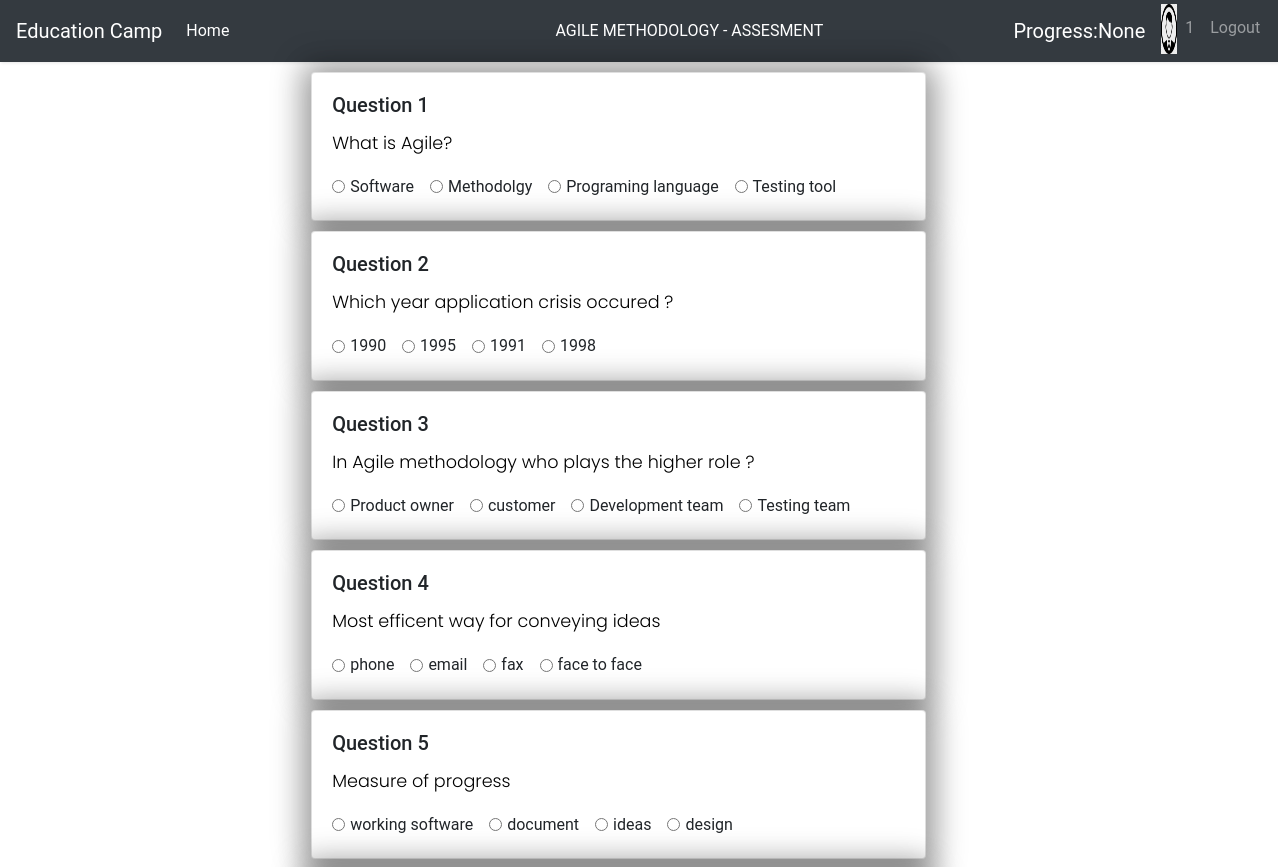
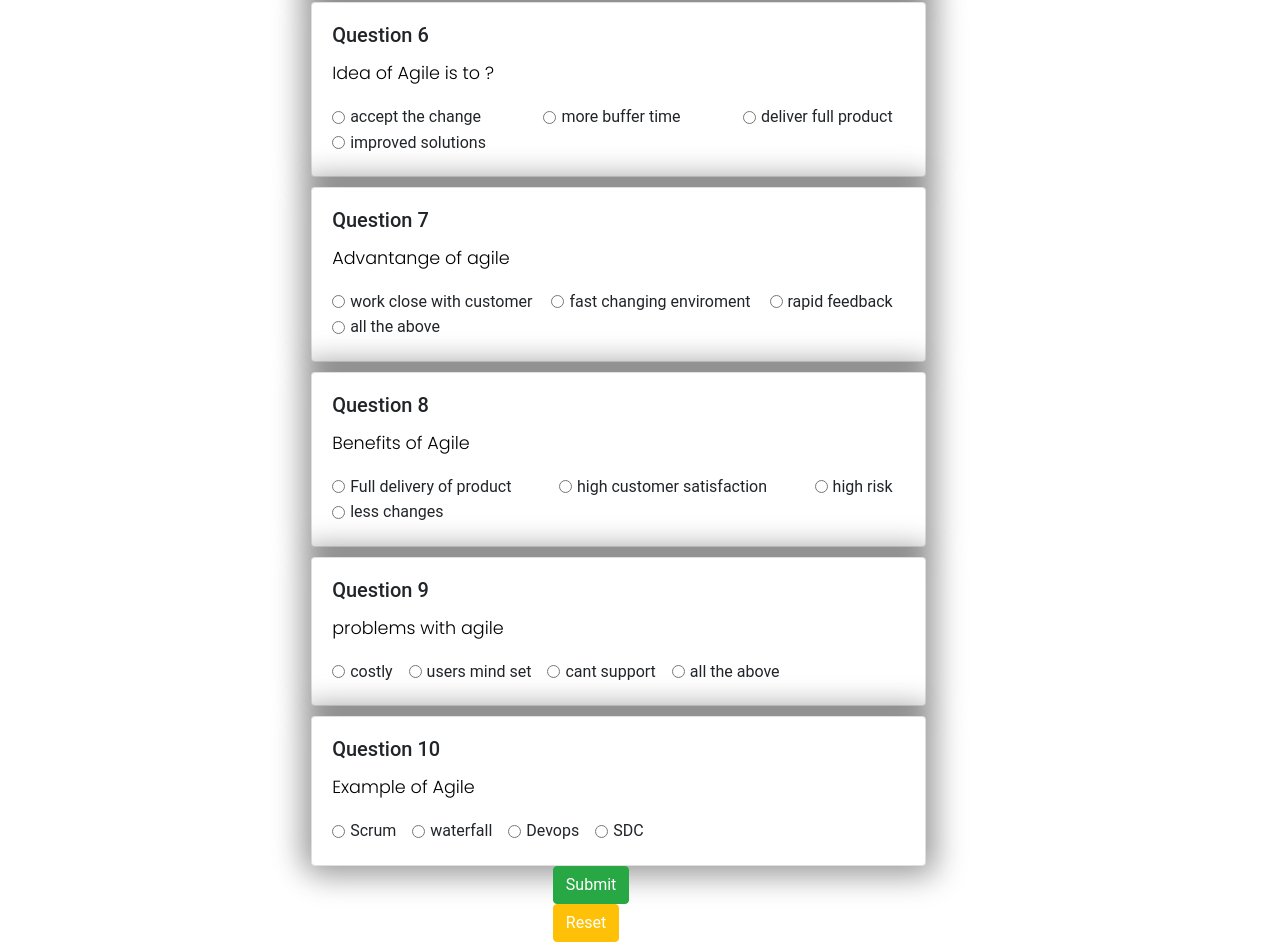
Screenshot of /questions/1 with the database file from the repository (2 pictures, top to bottom).
### Project/models.py (models this page shows)
class question_table(db.Model):
    question_id=db.Column(db.Integer,primary_key=True)
    question=db.Column(db.String(1000),nullable=False)
    option1=db.Column(db.String(1000),nullable=False)
    option2=db.Column(db.String(1000),nullable=False)
    option3=db.Column(db.String(1000),nullable=False)
    option4=db.Column(db.String(1000),nullable=False)
    Answers=db.Column(db.String(1000),nullable=False)

### Project/routes.py (the view, shortened to what this page needs)
@app.route('/questions/<string:id>', methods=["POST", "GET"])
def questions(id):
    try:
        values = models.question_table.query.all()
        prog = session.get('progress', None)
        return render_template('questions.html', progress=prog, len=len(values), items=values, username=id)
    except:
        return redirect(url_for('result'))

### Project/templates/questions.html (shortened to what this page needs)
{% extends 'base.html' %}
{% block heading %}
<li class="nav-item active">
  <div class="heading1" style="margin-left:310px; width:450px;">
    <a class="nav-link" style="color:white;" id="title2"> AGILE METHODOLOGY - ASSESMENT</a>
  </div>
</li>
{% endblock %}
{% block progress %}
  <a class="nav-link" style="color:white;font-size:20px;">Progress:{{progress}}</a>
{% endblock %}
{% block icon %}
<img src="{{ url_for('static',filename='/images/signup.png') }}" alt="Image"
  style="width:50px;height:50px; margin-top:-20px" class="img-fluid">
{%endblock%}
{% block username %}
<li class="nav-item">
    <a class="nav-link">{{username}}</a>
</li>
{% endblock%}
{% block login %}
<li class="nav-item">
    <a class="nav-link" href="/">Logout</a>
</li>
{% endblock%}
{% block css %}
<link rel="stylesheet" type="text/css" href="{{ url_for('static',filename='css/question_style.css') }}">
<link rel="stylesheet" href="https://cdnjs.cloudflare.com/ajax/libs/font-awesome/5.15.3/css/all.min.css" />
{% endblock %}
{% block content %}
  <link rel="stylesheet" type="text/css" href="../static/css/bootstrap.min.css" />
<form method="POST">
  <div class="content-display" style="margin-left:22%">
    <div class="col-lg-12">
      {% for i in range (0,len) %}
      <div class="col-lg-8" style=" text-align:justify;">
        <div class="card" style="width: 100%">
          <div class="card-body">
            <h5 class="card-title">Question {{i+1}}</h5>
            <p class="card-text">{{items[i].question}}</p>
            <div class="form-check form-check-inline">
              <input class="form-check-input" type="radio" name={{i}} id="1" value=A>
              <label class="form-check-label" for="1">{{items[i].option1}}</label>
            </div>
            <div class="form-check form-check-inline">
              <input class="form-check-input" type="radio" name={{i}} id="2" value=B>
              <label class="form-check-label" for="2">{{items[i].option2}}</label>
            </div>
            <div class="form-check form-check-inline">
              <input class="form-check-input" type="radio" name={{i}} id="3" value=C>
              <label class="form-check-label" for="3">{{items[i].option3}}</label>
            </div>
            <div class="form-check form-check-inline">
              <input class="form-check-input" type="radio" name={{i}} id="4" value=D>
              <label class="form-check-label" for="4">{{items[i].option4}}</label>
            </div>
          </div>
        </div>
      </div>
      {% endfor %}
      <div class="col-2 offset-3">
        <input type="submit" class="btn btn-success text-white"/>
        <input type="reset" class="btn btn-warning text-white"/>
      </div>
    </div>
  </div>
</form>
{%endblock%}

### Project/templates/base.html (shortened to what this page needs)
<!doctype html>
<html lang="en">
  <head>
    <link rel="stylesheet" href="https://stackpath.bootstrapcdn.com/bootstrap/4.3.1/css/bootstrap.min.css">
    {% block css %}
    {% endblock %}
  </head>
  <body>
    <nav class="navbar navbar-expand-md navbar-dark bg-dark">
        <a class="navbar-brand" href="#">Education Camp </a>
        <div class="collapse navbar-collapse" id="navbarNav">
            <ul class="navbar-nav mr-auto">
                <li class="nav-item active">
                    <a class="nav-link" href="/">Home <span class="sr-only">(current)</span></a>
                </li>
                {% block heading %}
              {%endblock %}
            </ul>
            {% block progress %}
            {% endblock %}
            <ul class="navbar-nav">
              <li class="nav-item">
                <a class="nav-link" href="/users"></a> {% block icon %} {% endblock %}</a>
            </li>
            {% block username %}  {% endblock %}
            {% block login %} {% endblock %}
            </ul>
        </div>
      </nav>
      {% block content %}
      {% endblock %}
</body>
</html>

### Project/static/css/question_style.css (style rules this page uses)
body { font-family: 'Poppins', sans-serif; background: #fafafa; }
p { font-family: 'Poppins', sans-serif; font-size: 1.1em; font-weight: 300; line-height: 1.7em; color: #000000; text-align: justify; }
a, a:hover, a:focus { text-decoration: none; transition: all 0.3s; }
.navbar { padding: 15px 10px; background: #fff; border: none; border-radius: 0; margin-bottom: 40px; box-shadow: 1px 1px 3px rgba(0, 0, 0, 0.1); }
.card { margin-top:10px; width: auto; height:auto; border-radius:10px; box-shadow: 5px 5px 30px 7px rgba(0,0,0,0.25), -5px -5px 30px 7px rgba(0,0,0,0.22); cursor: pointer; transition: 0.8s; }

### rows the page displays
question_table: question "What is Agile?", option1 "Software", option2 "Methodolgy", option3 "Programing language", option4 "Testing tool"
question_table: question "Which year application crisis occured ?", option1 "1990", option2 "1995", option3 "1991", option4 "1998"
question_table: question "In Agile methodology who plays the higher role ?", option1 "Product owner", option2 "customer", option3 "Development team", option4 "Testing team"
question_table: question "Most efficent way for conveying ideas", option1 "phone", option2 "email", option3 "fax", option4 "face to face"
question_table: question "Measure of progress", option1 "working software", option2 "document", option3 "ideas", option4 "design"
question_table: question "Idea of Agile is to ?", option1 "accept the change", option2 "more buffer time", option3 "deliver full product", option4 "improved solutions"
question_table: question "Advantange of agile", option1 "work close with customer", option2 "fast changing enviroment", option3 "rapid feedback", option4 "all the above"
question_table: question "Benefits of Agile", option1 "Full delivery of product", option2 "high customer satisfaction", option3 "high risk", option4 "less changes"
question_table: question "problems with agile", option1 "costly", option2 "users mind set", option3 "cant support", option4 "all the above"
question_table: question "Example of Agile", option1 "Scrum", option2 "waterfall", option3 "Devops", option4 "SDC"

### other values shown
{{ progress }} "None"
{{ username }} "1"
{{ i+1 }} "1" "2" "3" "4" "5" "6" "7" "8" "9" "10"
